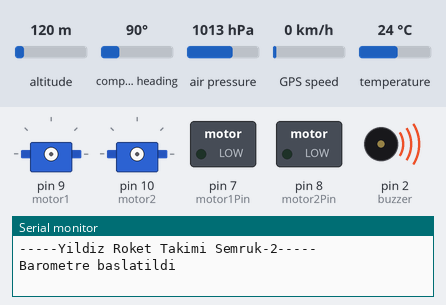
Recording of a sketch running on a simulated Arduino Uno, built with avr-gcc and run on an emulated ATmega328P. Shown: 2 × servo, switched loads named in the sketch (green lamp = pin HIGH), buzzer (waves = sounding, pin HIGH), the last lines printed to the serial monitor. Inputs (shaded band) come from the test bench; at power-on: air pressure 1013 hPa, altitude 120 m, compass heading 90°, GPS speed 0 km/h, temperature 24 °C. The GPS gets a fix after 3 s at 37.7749, -122.4194 with 8 satellites.

Above: at 0.1 s.
At 2.8 s:
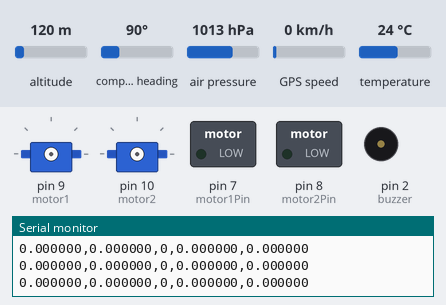
2.9 s: air pressure set to 1016 hPa
Timing chart, 0 to 5.9 s (numbered marks = the images above; inputs shaded):
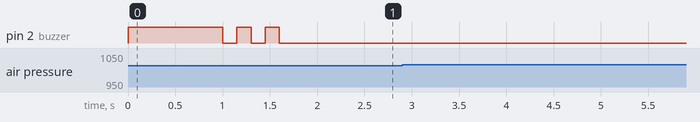

The sketch:

Mete.ino
```cpp
//semruk-2 Ana ucus bilgisayari kaynak kodu

#include <SimpleKalmanFilter.h>
#include <SFE_BMP180.h>
#include <SPI.h>
#include <SD.h>
#include <Servo.h>
#include <SoftwareSerial.h>
#include <math.h>
#include <TinyGPS++.h>
#include <MemoryFree.h>

#define YENILEME_HIZI 100
#define buzzer 2
#define motor1Pin 7
#define motor2Pin 8

SimpleKalmanFilter filtre(1,1,0.1); // Kalman filtresi

SFE_BMP180 barometre;
TinyGPSPlus gps;
Servo motor1;
Servo motor2;

SoftwareSerial bluetoothSerial(3,4);
SoftwareSerial gpsSerial(6,5);

bool irtifaAzaliyor=0;
bool parasut1=0; // Suruklenme parasutu acildi mi?
bool parasut2=0; // Ana parasut acildi mi?
bool lastStatus1=0;
bool lastStatus2=0;
bool pressed1=0;
bool pressed2=0;
bool locked1=0;
bool locked2=0;

long yenilemeZamani;
long motor1Zaman;
long motor2Zaman;

float baslangicBasinci;
float maksIrtifa;
float eskiIrtifa;

int durum=0; // Parasut durumu (0: Acilmadi; 100: Suruklenme acildi; 200: Ikısı de acildi)

double basincOku() {
  double sicaklik, basinc;
  delay(barometre.startTemperature());
  barometre.getTemperature(sicaklik);
  delay(barometre.startPressure(3));
  barometre.getPressure(basinc,sicaklik);
  return basinc;
}


void setup() {
  Serial.begin(9600);
  bluetoothSerial.begin(9600);
  gpsSerial.begin(9600);

  pinMode(buzzer,OUTPUT);
  pinMode(motor1Pin,OUTPUT);
  pinMode(motor2Pin,OUTPUT);

  Serial.println("-----Yildiz Roket Takimi Semruk-2-----");

  // Barometre baslangic
  if (!barometre.begin()) {
    Serial.println("Barometre hatası!");
    digitalWrite(buzzer,HIGH);
    delay(3000);
    digitalWrite(buzzer,LOW);
    while(1); // Programı durdur.
  }
  else {
    Serial.println("Barometre baslatildi");
    digitalWrite(buzzer,HIGH);
    delay(1000);
    digitalWrite(buzzer,LOW);
    delay(150);
    digitalWrite(buzzer,HIGH);
    delay(150);
    digitalWrite(buzzer,LOW);
    delay(150);
    digitalWrite(buzzer,HIGH);
    delay(150);
    digitalWrite(buzzer,LOW);
  }
  baslangicBasinci = basincOku();
}


void loop() {
  gpsSerial.listen();

  float basinc = basincOku();
  float irtifa = barometre.altitude(basinc,baslangicBasinci);
  float filtreliIrtifa = filtre.updateEstimate(irtifa);

  maksIrtifa= (filtreliIrtifa<maksIrtifa) ? maksIrtifa : filtreliIrtifa;

  if(!parasut1 && irtifaAzaliyor && filtreliIrtifa<maksIrtifa-15){
     motor1Zaman=millis();
     motor1.attach(9);
     motor1.write(180);
     durum=100;
     parasut1=1;
   }

  if(!parasut2 && parasut1 && filtreliIrtifa<600.0) {
    motor2Zaman=millis();
    motor2.attach(10);
    motor2.write(180);
    durum=200;
    parasut2=1;
  }

  if(parasut1 && motor1Zaman+500<millis()) {
    motor1.detach();
  }

  if(parasut2 && motor2Zaman+500<millis()) {
    motor2.detach();
  }

  irtifaAzaliyor = (filtreliIrtifa<eskiIrtifa) ? 1 : 0;
  eskiIrtifa=filtreliIrtifa;

  if(filtreliIrtifa<20) {
    if(locked1 && pressed1) {
      Serial.println("---Motor1---");
      motor1.attach(9);
      motor1.write(90);
      delay(200);
      motor1.detach();
      pressed1 = 0;
    } else if(pressed1) {
      motor1.attach(9);
      motor1.write(180);
      delay(200);
      motor1.detach();
      pressed1 = 0;
    }
    if(locked2 && pressed2) {
      Serial.println("---Motor2---");
      motor2.attach(10);
      motor2.write(90);
      delay(200);
      motor2.detach();
      pressed2 = 0;
    } else if(pressed2) {
      motor2.attach(10);
      motor2.write(180);
      delay(200);
      motor2.detach();
      pressed2 = 0;
    }
  }

  if(!lastStatus1 && digitalRead(motor1Pin)){
    pressed1=1;
    locked1 = !locked1;
  }
  if(!lastStatus2 && digitalRead(motor2Pin)){
    pressed2=1;
    locked2 = !locked2;
  }

  lastStatus1=digitalRead(motor1Pin);
  lastStatus2=digitalRead(motor2Pin);

  while (gpsSerial.available() > 0)
    gps.encode(gpsSerial.read());

  if (millis() > 5000 && gps.charsProcessed() < 10) {
    Serial.println(F("GPS Bulunamadi, kablolamayi kontrol ediniz."));
    while(true);
  }

  if (millis() > yenilemeZamani) {
    bluetoothSerial.listen();

    Serial.print(irtifa,6);
    Serial.print(",");
    Serial.print(filtreliIrtifa,6);
    Serial.print(",");
    Serial.print(durum);
    Serial.print(",");
    Serial.print(gps.location.lat(), 6);
    Serial.print(F(","));
    Serial.print(gps.location.lng(), 6);
    Serial.println();

    bluetoothSerial.print(filtreliIrtifa,6);
    bluetoothSerial.write(",");
    bluetoothSerial.print(gps.location.lat(), 6);
    bluetoothSerial.write(",");
    bluetoothSerial.print(gps.location.lng(), 6);
    bluetoothSerial.write(";");

    yenilemeZamani=millis() + YENILEME_HIZI;
  }

}
```
